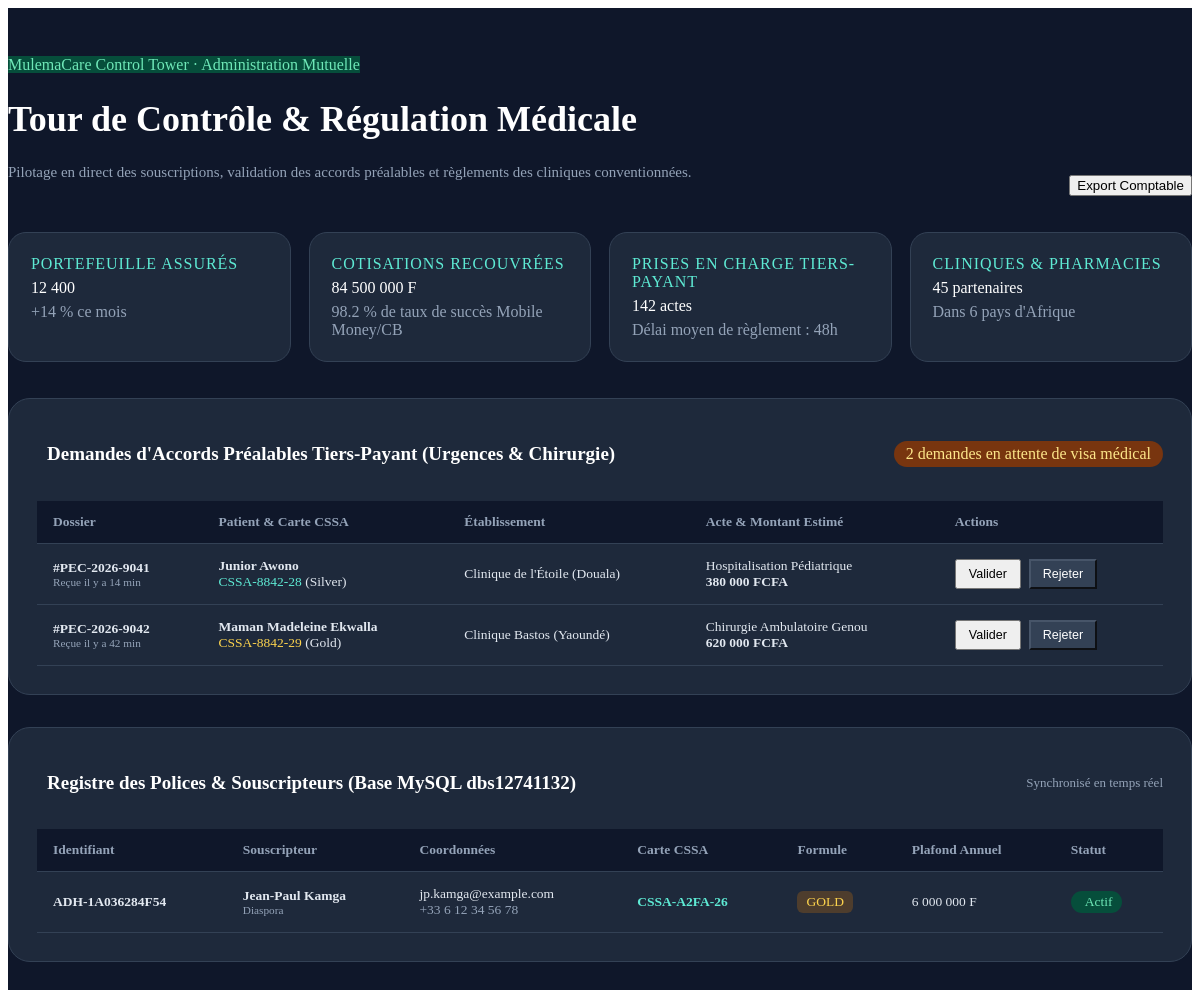
The page /site/views/pages/espace-admin.php on the database its author committed.
### tables this page shows
CREATE TABLE `mulema_cards` (
  `id` int NOT NULL AUTO_INCREMENT,
  `cssa_number` varchar(50) NOT NULL,
  `subscriber_id` int NOT NULL,
  `beneficiary_id` int DEFAULT NULL,
  `card_holder_name` varchar(150) NOT NULL,
  `plan` enum('bronze','silver','gold','platinium') NOT NULL,
  `annual_cap` decimal(12,2) NOT NULL,
  `consumed_cap` decimal(12,2) DEFAULT '0.00',
  `currency` varchar(10) DEFAULT 'XAF',
  `valid_until` date NOT NULL,
  `qr_hash` varchar(64) NOT NULL,
  `tiers_payant_status` enum('active','suspended','expired') DEFAULT 'active',
  `created_at` timestamp NULL DEFAULT CURRENT_TIMESTAMP,
  PRIMARY KEY (`id`),
  UNIQUE KEY `cssa_number` (`cssa_number`),
  KEY `idx_cssa` (`cssa_number`),
  KEY `fk_card_sub` (`subscriber_id`),
  CONSTRAINT `fk_card_sub` FOREIGN KEY (`subscriber_id`) REFERENCES `mulema_subscribers` (`id`) ON DELETE CASCADE
);

CREATE TABLE `mulema_subscribers` (
  `id` int NOT NULL AUTO_INCREMENT,
  `membership_id` varchar(50) NOT NULL,
  `residence_type` enum('diaspora','local') DEFAULT 'diaspora',
  `full_name` varchar(150) NOT NULL,
  `email` varchar(150) NOT NULL,
  `phone` varchar(50) NOT NULL,
  `country_code` varchar(10) DEFAULT '+237',
  `city` varchar(50) DEFAULT 'douala',
  `status` enum('active','pending','suspended','cancelled') DEFAULT 'active',
  `created_at` timestamp NULL DEFAULT CURRENT_TIMESTAMP,
  `updated_at` timestamp NULL DEFAULT CURRENT_TIMESTAMP ON UPDATE CURRENT_TIMESTAMP,
  PRIMARY KEY (`id`),
  UNIQUE KEY `membership_id` (`membership_id`),
  KEY `idx_email` (`email`),
  KEY `idx_membership` (`membership_id`)
);

### site/views/pages/espace-admin.php (the view, shortened to what this page needs)
<?php
$pdo = Database::getConnection();
$subscribers = [];
if ($pdo) {
    try {
        $stmt = $pdo->query("SELECT s.*, c.cssa_number, c.plan, c.annual_cap, c.consumed_cap, c.tiers_payant_status
            FROM mulema_subscribers s
            LEFT JOIN mulema_cards c ON s.id = c.subscriber_id
            ORDER BY s.id DESC LIMIT 20");
        $subscribers = $stmt->fetchAll();
    } catch (\Exception $e) {
    }
}
?>
<div class="admin-hub">
  <div class="wrap">
    <div class="admin-top">
      <div>
        <span class="badge-agr" style="background:#064E3B;border-color:#047857;color:#6EE7B7"><i data-lucide="shield-alert"></i>MulemaCare Control Tower · Administration Mutuelle</span>
        <h1>Tour de Contrôle &amp; Régulation Médicale</h1>
        <p>Pilotage en direct des souscriptions, validation des accords préalables et règlements des cliniques conventionnées.</p>
      </div>
      <div style="display:flex;gap:12px">
        <button class="btn btn-primary btn-sm" onclick="toast('Export Comptable', 'Génération du grand livre des cotisations 2026 en cours...', 'info')">
          <i data-lucide="file-spreadsheet"></i>Export Comptable
        </button>
      </div>
    </div>
    <div class="admin-kpis">
      <div class="admin-kpi">
        <span>Portefeuille Assurés</span>
        <b class="num">12 400</b>
        <small><i data-lucide="trending-up" style="width:12px;height:12px;display:inline"></i> +14 % ce mois</small>
      </div>
      <div class="admin-kpi">
        <span>Cotisations Recouvrées</span>
        <b class="num">84 500 000 F</b>
        <small>98.2 % de taux de succès Mobile Money/CB</small>
      </div>
      <div class="admin-kpi">
        <span>Prises en Charge Tiers-Payant</span>
        <b class="num">142 actes</b>
        <small>Délai moyen de règlement : 48h</small>
      </div>
      <div class="admin-kpi">
        <span>Cliniques &amp; Pharmacies</span>
        <b class="num">45 partenaires</b>
        <small>Dans 6 pays d'Afrique</small>
      </div>
    </div>
    <div class="admin-section">
      <div class="admin-section-head">
        <h2><i data-lucide="clipboard-check" style="color:#5EEAD4"></i>Demandes d'Accords Préalables Tiers-Payant (Urgences &amp; Chirurgie)</h2>
        <span style="font:600 12.5px var(--font-b);color:#FDE68A;background:#78350F;padding:4px 12px;border-radius:99px">2 demandes en attente de visa médical</span>
      </div>
      <div class="admin-table-wrap">
        <table class="admin-table">
          <thead>
            <tr>
              <th>Dossier</th>
              <th>Patient &amp; Carte CSSA</th>
              <th>Établissement</th>
              <th>Acte &amp; Montant Estimé</th>
              <th>Actions</th>
            </tr>
          </thead>
          <tbody>
            <tr id="claimRow1">
              <td><b>#PEC-2026-9041</b><br><small style="color:#94A3B8">Reçue il y a 14 min</small></td>
              <td><b>Junior Awono</b><br><span class="num" style="color:#5EEAD4">CSSA-8842-28</span> (Silver)</td>
              <td>Clinique de l'Étoile (Douala)</td>
              <td>Hospitalisation Pédiatrique<br><b class="num">380 000 FCFA</b></td>
              <td>
                <div style="display:flex;gap:8px">
                  <button class="btn btn-primary btn-sm" style="padding:6px 12px;font-size:12.5px" onclick="approveClaim('claimRow1', 'PEC-2026-9041')"><i data-lucide="check"></i>Valider</button>
                  <button class="btn btn-ghost btn-sm" style="padding:6px 12px;font-size:12.5px;background:#334155;color:#fff;border-color:#475569" onclick="rejectClaim('claimRow1')"><i data-lucide="x"></i>Rejeter</button>
                </div>
              </td>
            </tr>
            <tr id="claimRow2">
              <td><b>#PEC-2026-9042</b><br><small style="color:#94A3B8">Reçue il y a 42 min</small></td>
              <td><b>Maman Madeleine Ekwalla</b><br><span class="num" style="color:#FCD34D">CSSA-8842-29</span> (Gold)</td>
              <td>Clinique Bastos (Yaoundé)</td>
              <td>Chirurgie Ambulatoire Genou<br><b class="num">620 000 FCFA</b></td>
              <td>
                <div style="display:flex;gap:8px">
                  <button class="btn btn-primary btn-sm" style="padding:6px 12px;font-size:12.5px" onclick="approveClaim('claimRow2', 'PEC-2026-9042')"><i data-lucide="check"></i>Valider</button>
                  <button class="btn btn-ghost btn-sm" style="padding:6px 12px;font-size:12.5px;background:#334155;color:#fff;border-color:#475569" onclick="rejectClaim('claimRow2')"><i data-lucide="x"></i>Rejeter</button>
                </div>
              </td>
            </tr>
          </tbody>
        </table>
      </div>
    </div>
    <div class="admin-section">
      <div class="admin-section-head">
        <h2><i data-lucide="users" style="color:#5EEAD4"></i>Registre des Polices &amp; Souscripteurs (Base MySQL dbs12741132)</h2>
        <span style="font-size:13px;color:#94A3B8">Synchronisé en temps réel</span>
      </div>
      <div class="admin-table-wrap">
        <table class="admin-table">
          <thead>
            <tr>
              <th>Identifiant</th>
              <th>Souscripteur</th>
              <th>Coordonnées</th>
              <th>Carte CSSA</th>
              <th>Formule</th>
              <th>Plafond Annuel</th>
              <th>Statut</th>
            </tr>
          </thead>
          <tbody>
            <?php if (!empty($subscribers)): ?>
              <?php foreach ($subscribers as $s): ?>
                <tr>
                  <td><b class="num"><?= htmlspecialchars($s['membership_id'] ?? 'ADH-001') ?></b></td>
                  <td><b><?= htmlspecialchars($s['full_name']) ?></b><br><small style="color:#94A3B8"><?= ucfirst($s['residence_type'] ?? 'diaspora') ?></small></td>
                  <td><?= htmlspecialchars($s['email']) ?><br><span class="num" style="color:#94A3B8"><?= htmlspecialchars($s['phone']) ?></span></td>
                  <td><b class="num" style="color:#5EEAD4"><?= htmlspecialchars($s['cssa_number'] ?? 'CSSA-AUTO') ?></b></td>
                  <td><span class="badge-plan <?= strtolower($s['plan'] ?? 'silver') ?>"><?= htmlspecialchars($s['plan'] ?? 'Silver') ?></span></td>
                  <td><span class="num"><?= number_format((float)($s['annual_cap'] ?? 3810000), 0, ',', ' ') ?> F</span></td>
                  <td><span class="badge-status active"><i data-lucide="check"></i>Actif</span></td>
                </tr>
              <?php endforeach; ?>
            <?php endif; ?>
          </tbody>
        </table>
      </div>
    </div>
  </div>
</div>

### site/views/pages/espace-admin.php (style rules this page uses)
.admin-hub { padding:48px 0 88px;background:#0F172A;color:#F8FAFC }
.admin-top { display:flex;justify-content:space-between;align-items:flex-end;gap:24px;margin-bottom:36px;flex-wrap:wrap }
.admin-top h1 { font-size:clamp(1.8rem,3vw,2.4rem);font-weight:800;color:#fff }
.admin-top p { font-size:15px;color:#94A3B8;margin-top:4px }
.admin-kpis { display:grid;grid-template-columns:repeat(4,1fr);gap:18px;margin-bottom:36px }
.admin-kpi { background:#1E293B;border:1px solid #334155;border-radius:18px;padding:22px }
.admin-kpi span { display:block;font:600 12px var(--font-b);letter-spacing:.06em;text-transform:uppercase;color:#5EEAD4;margin-bottom:6px }
.admin-kpi b { font:800 26px var(--font-n);color:#fff }
.admin-kpi small { display:block;font:500 12px var(--font-b);color:#94A3B8;margin-top:6px }
.admin-section { background:#1E293B;border:1px solid #334155;border-radius:22px;padding:28px;margin-bottom:32px }
.admin-section-head { display:flex;justify-content:space-between;align-items:center;margin-bottom:20px;flex-wrap:wrap;gap:14px }
.admin-section-head h2 { font-size:19px;font-weight:700;color:#fff;display:flex;align-items:center;gap:10px }
.admin-table { width:100%;border-collapse:collapse;font-size:13.5px }
.admin-table th { text-align:left;padding:13px 16px;background:#0F172A;color:#94A3B8;font-weight:600;border-bottom:1px solid #334155 }
.admin-table td { padding:14px 16px;border-bottom:1px solid #334155;color:#E2E8F0 }
.badge-plan { display:inline-block;padding:3px 9px;border-radius:6px;font:700 11px var(--font-b);text-transform:uppercase }
.badge-plan.gold { background:rgba(217,119,6,.25);color:#FCD34D }
.badge-status { display:inline-flex;align-items:center;gap:5px;padding:3px 9px;border-radius:99px;font:600 11.5px var(--font-b) }
.badge-status.active { background:#064E3B;color:#6EE7B7 }

### rows shown on the page
mulema_cards: subscriber.membership_id "ADH-1A036284F54", subscriber.full_name "Jean-Paul Kamga", subscriber.residence_type "Diaspora", subscriber.email "jp.kamga@example.com", subscriber.phone "+33 6 12 34 56 78", cssa_number "CSSA-A2FA-26", plan "GOLD", annual_cap "6 000 000"
